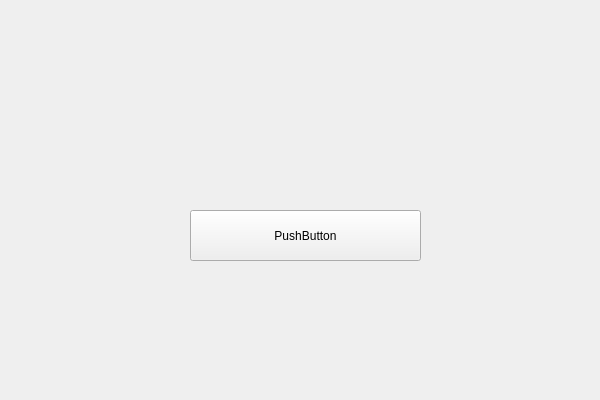
<?xml version="1.0" encoding="UTF-8"?>
<ui version="4.0">
 <class>CookieClicker</class>
 <widget class="QWidget" name="CookieClicker">
  <property name="geometry">
   <rect>
    <x>0</x>
    <y>0</y>
    <width>600</width>
    <height>400</height>
   </rect>
  </property>
  <property name="windowTitle">
   <string>CookieClicker</string>
  </property>
  <widget class="QLabel" name="Info1">
   <property name="geometry">
    <rect>
     <x>150</x>
     <y>70</y>
     <width>341</width>
     <height>81</height>
    </rect>
   </property>
   <property name="font">
    <font>
     <pointsize>16</pointsize>
    </font>
   </property>
   <property name="text">
    <string/>
   </property>
   <property name="alignment">
    <set>Qt::AlignCenter</set>
   </property>
  </widget>
  <widget class="QPushButton" name="Cookie">
   <property name="geometry">
    <rect>
     <x>190</x>
     <y>210</y>
     <width>231</width>
     <height>51</height>
    </rect>
   </property>
   <property name="text">
    <string>PushButton</string>
   </property>
  </widget>
  <widget class="QLabel" name="PressCount">
   <property name="geometry">
    <rect>
     <x>140</x>
     <y>310</y>
     <width>341</width>
     <height>81</height>
    </rect>
   </property>
   <property name="font">
    <font>
     <pointsize>16</pointsize>
    </font>
   </property>
   <property name="text">
    <string/>
   </property>
   <property name="alignment">
    <set>Qt::AlignCenter</set>
   </property>
  </widget>
 </widget>
 <resources/>
 <connections/>
</ui>
